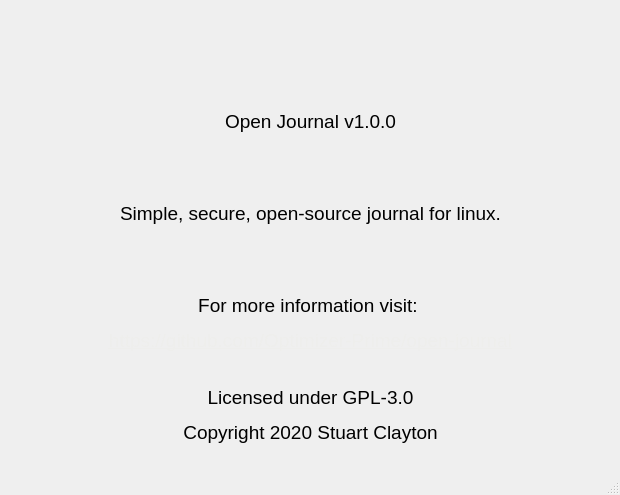
<?xml version="1.0" encoding="UTF-8"?>
<ui version="4.0">
 <class>AboutWindow</class>
 <widget class="QMainWindow" name="AboutWindow">
  <property name="geometry">
   <rect>
    <x>0</x>
    <y>0</y>
    <width>620</width>
    <height>495</height>
   </rect>
  </property>
  <property name="minimumSize">
   <size>
    <width>620</width>
    <height>495</height>
   </size>
  </property>
  <property name="maximumSize">
   <size>
    <width>620</width>
    <height>495</height>
   </size>
  </property>
  <property name="windowTitle">
   <string>About Open Journal</string>
  </property>
  <widget class="QWidget" name="centralwidget">
   <widget class="QLabel" name="logo">
    <property name="geometry">
     <rect>
      <x>140</x>
      <y>0</y>
      <width>331</width>
      <height>91</height>
     </rect>
    </property>
    <property name="text">
     <string/>
    </property>
    <property name="pixmap">
     <pixmap resource="resources.qrc">:/resources/logo.png</pixmap>
    </property>
    <property name="scaledContents">
     <bool>true</bool>
    </property>
   </widget>
   <widget class="QLabel" name="info">
    <property name="geometry">
     <rect>
      <x>20</x>
      <y>110</y>
      <width>581</width>
      <height>341</height>
     </rect>
    </property>
    <property name="font">
     <font>
      <pointsize>14</pointsize>
     </font>
    </property>
    <property name="text">
     <string>&lt;html&gt;&lt;head/&gt;&lt;body&gt;&lt;p&gt;Open Journal v1.0.0&lt;/p&gt;&lt;p&gt;&lt;br/&gt;&lt;/p&gt;&lt;p&gt;Simple, secure, open-source journal for linux.&lt;/p&gt;&lt;p&gt;&lt;br/&gt;&lt;/p&gt;&lt;p&gt;For more information visit: &lt;/p&gt;&lt;p&gt;&lt;a href=&quot;https://github.com/Optimizer-Prime/open-journal&quot;&gt;&lt;span style=&quot; text-decoration: underline; color:#eeeeec;&quot;&gt;https://github.com/Optimizer-Prime/open-journal&lt;/span&gt;&lt;/a&gt;&lt;/p&gt;&lt;p&gt;&lt;br/&gt;Licensed under GPL-3.0&lt;/p&gt;&lt;p&gt;&lt;span style=&quot; color:#000000;&quot;&gt;Copyright 2020 Stuart Clayton&lt;/span&gt;&lt;/p&gt;&lt;/body&gt;&lt;/html&gt;</string>
    </property>
    <property name="alignment">
     <set>Qt::AlignHCenter|Qt::AlignTop</set>
    </property>
   </widget>
  </widget>
  <widget class="QMenuBar" name="menubar">
   <property name="geometry">
    <rect>
     <x>0</x>
     <y>0</y>
     <width>620</width>
     <height>22</height>
    </rect>
   </property>
  </widget>
  <widget class="QStatusBar" name="statusbar"/>
 </widget>
 <resources>
  <include location="resources.qrc"/>
 </resources>
 <connections/>
</ui>
